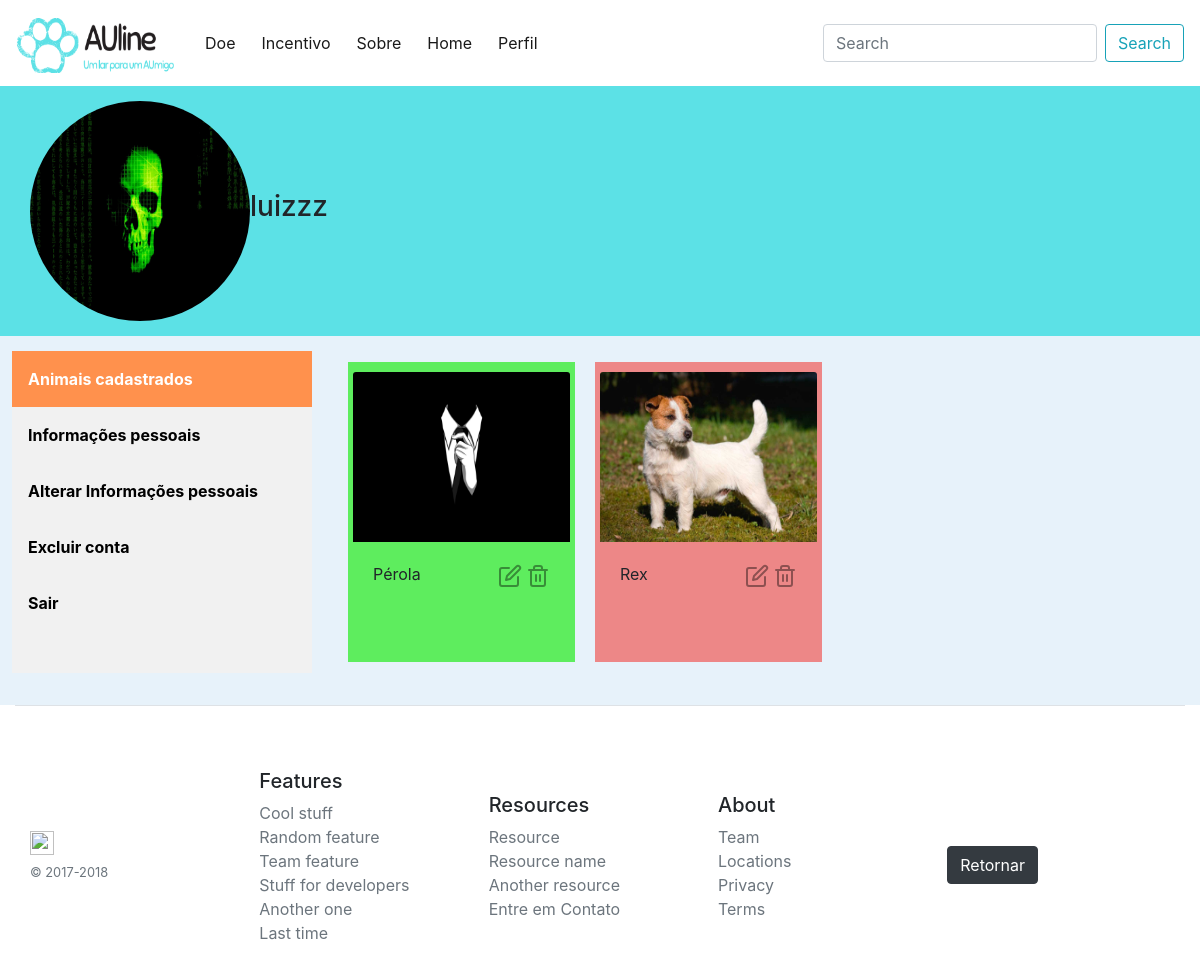
Page /perfil/animais (signed in) on the earlier database version.
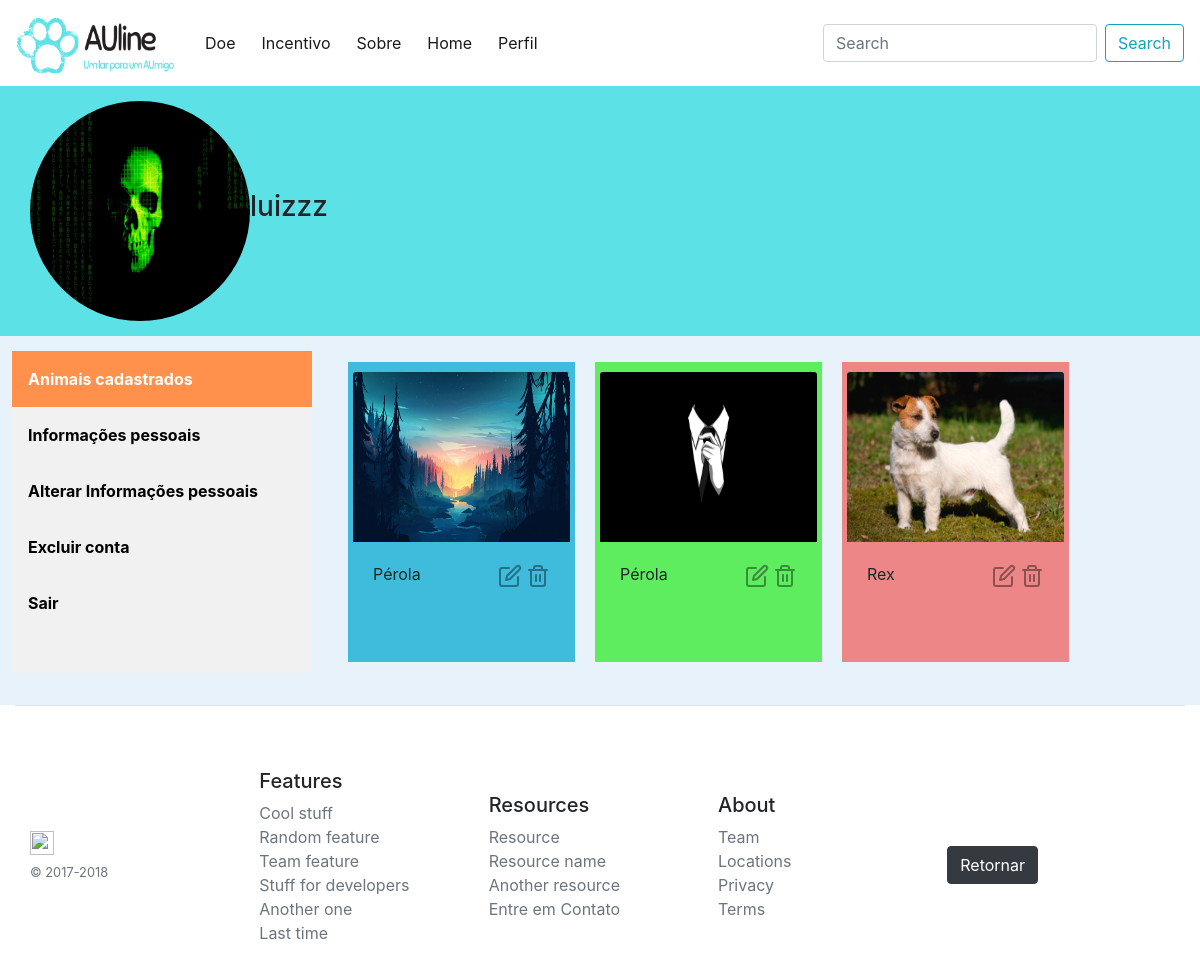
Same page on the later database version.
### publicacoes/models.py (models this page shows, shortened)
class Animal(models.Model):
    ESTADOS = (
        ('P', 'Perdido'),
        ('PA', 'Para Adoção'),
        ('E', 'Encontrado'),
    )
    SEXO = (
        ('F', 'Fêmea'),
        ('M', 'Macho'),
    )
    PORTE = (
        ('PE', 'Pequeno'),
        ('ME', 'Médio'),
        ('GR', 'Grande'),
    )
    nome = models.CharField('Nome', max_length=50)
    caracteristicas = models.TextField('Caracaterísticas')
    data_pub = models.DateTimeField('Data de Publicação', auto_now=True)
    imagem = models.ImageField('Imagem', upload_to='posts')
    categoria = models.CharField('Categoria', max_length=15, choices=ESTADOS, blank=True)
    sexo = models.CharField('Sexo', max_length=8, choices=SEXO, blank=True)
    porte = models.CharField('Porte', max_length=8, choices=PORTE, blank=True)
    usuario = models.ForeignKey(User, on_delete=models.CASCADE)
    vacinado = models.BooleanField('Vacinado', blank=True)
    vermifugado = models.BooleanField('Vermifugado', blank=True)
    castrado = models.BooleanField('Castrado', blank=True)
    estado = models.CharField('Estado', max_length=50)
    cidade = models.CharField('Cidade', max_length=50)
    rua = models.CharField('Rua', max_length=70)
    class Meta:
        ordering = ('-data_pub', )

### perfis/views.py (the view)
# urls.py: path('animais', perfil, name='animais'),
@login_required
def perfil(request):
    categorias = {}
    ids = []
    animais = Animal.objects.filter(usuario=request.user.id)
    usuario = User.objects.get(id=request.user.id)
    perfil_usuario = Perfil.objects.filter(user=request.user.id).first
    for animal in animais:
        categorias[animal.id] = animal.categoria
        ids.append(animal.id)
    contexto = {
        'animais':animais,
        'usuario':usuario,
        'perfil_usuario':perfil_usuario,
        'ids':ids,
        'categorias':categorias,
    }
    return render(request, 'perfil.html', contexto)

### templates/perfil.html (shortened to what this page needs)
{% extends 'base.html' %}
{% load static %}
{% block conteudo %}
<body onload="CategoriaAnimal();" >
    <div class="profilebar">
        <img src="../media/{{perfil_usuario.foto}}" alt="{{usuario.username}}" class="img-profile">
        <h3>{{usuario.username}}</h3>
    </div>
    <div class="content">
        <div class="row-profile">
            <div class="sidebar">
            <a class="active" href="{% url 'animais'%}">Animais cadastrados</a>
            <a href="{% url 'informacoes-pessoais'%}">Informações pessoais</a>
            <a href="{% url 'alterar-informacoes' usuario.id %}">Alterar Informações pessoais</a>
            <a href="{% url 'excluir-conta' usuario.id %}">Excluir conta</a>
            <a href="{% url 'logout' %}">Sair</a>
          </div>
          <div class="content-profile">
                {% for animal in animais %}
                    <div class="card-perfil" id="{{animal.id}}">
                        <img class="card-img-top img-profile-animal"
                        src="../media/{{animal.imagem}}" alt="{{animal.nome}}">
                        <div class="card-body">
                            <div class="card-body-top">
                                <p>{{animal.nome}}</p>
                                <div>
                                    <a href="{% url 'editar-animal' animal.id %}" class="icon-crud">
                                        <img src="{% static 'imagens/edit.svg' %}" alt="editar">
                                    </a>
                                    <a href="{% url 'excluir-animal' animal.id %}" class="icon-crud">
                                        <img src="{% static 'imagens/trash-2.svg' %}" alt="apagar">
                                    </a>
                                </div>
                            </div>
                        </div>
                    </div>
                {% endfor %}
          </div>
        </div>
    </div>
</body>
{% endblock conteudo %}

Differences in the rows shown:
added Animal: imagem (picture), nome "Pérola"
